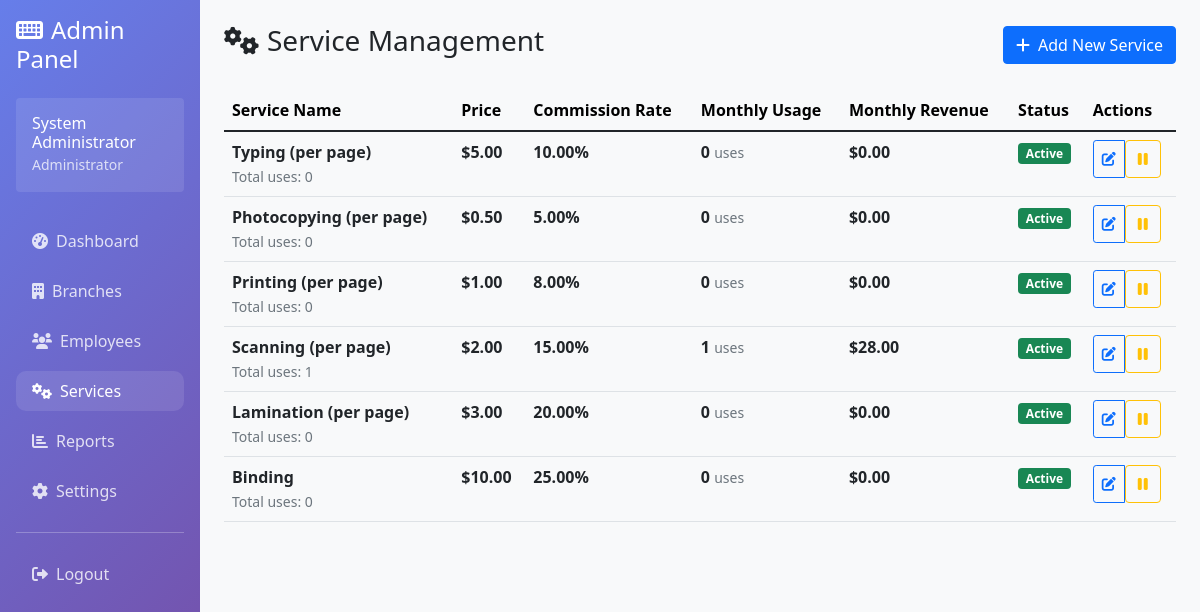
Page /admin/services.php (signed in) on the committed database.
### tables this page shows
CREATE TABLE services (
            id INTEGER PRIMARY KEY AUTOINCREMENT,
            service_name VARCHAR(100) NOT NULL,
            service_price DECIMAL(10,2) NOT NULL,
            commission_rate DECIMAL(5,2) DEFAULT 0.00,
            status TEXT DEFAULT 'active' CHECK (status IN ('active', 'inactive')),
            created_at DATETIME DEFAULT CURRENT_TIMESTAMP
        );

### config/database.php (called while the page is built, shortened)
<?php
class Database {
    private $connection;
    public function __construct() {
        $this->db_path = __DIR__ . '/../data/typing_center.db';
        $dir = dirname($this->db_path);
        $this->connection = new PDO("sqlite:" . $this->db_path);
        $this->connection->setAttribute(PDO::ATTR_ERRMODE, PDO::ERRMODE_EXCEPTION);
        $this->connection->exec("PRAGMA foreign_keys = ON");
        $this->createTables();
    }
    public function getConnection() {
        return $this->connection;
    }
    private function createTables() {
        $this->connection->exec($sql);
        $stmt = $this->connection->prepare("SELECT COUNT(*) FROM admin");
        $stmt->execute();
        $stmt = $this->connection->prepare("SELECT COUNT(*) FROM services");
        $stmt->execute();
        $stmt = $this->connection->prepare("SELECT COUNT(*) FROM settings");
        $stmt->execute();
    }
}
?>

### includes/auth.php (called while the page is built, shortened)
<?php
class Auth {
    public function getUserInfo() {
        return [
            'id' => $_SESSION['user_id'] ?? null,
            'type' => $_SESSION['user_type'] ?? null,
            'username' => $_SESSION['username'] ?? null,
            'full_name' => $_SESSION['full_name'] ?? null,
            'branch_id' => $_SESSION['branch_id'] ?? null,
            'branch_name' => $_SESSION['branch_name'] ?? null
        ];
    }
}
?>

### admin/services.php (the view, shortened to what this page needs)
<?php
require_once '../config/database.php';
require_once '../includes/auth.php';
$database = new Database();
$auth = new Auth($database);
$auth->requireRole(['admin']);
$user_info = $auth->getUserInfo();
$db = $database->getConnection();
$stmt = $db->query("SELECT s.*,
    (SELECT COUNT(*) FROM receipt_items ri WHERE ri.service_id = s.id) as total_usage,
    (SELECT COUNT(*) FROM receipt_items ri JOIN receipts r ON ri.receipt_id = r.id WHERE ri.service_id = s.id AND strftime('%Y-%m', r.created_at) = strftime('%Y-%m', 'now')) as monthly_usage,
    (SELECT COALESCE(SUM(ri.total_price), 0) FROM receipt_items ri JOIN receipts r ON ri.receipt_id = r.id WHERE ri.service_id = s.id AND strftime('%Y-%m', r.created_at) = strftime('%Y-%m', 'now')) as monthly_revenue
    FROM services s
    ORDER BY s.created_at DESC");
$services = $stmt->fetchAll(PDO::FETCH_ASSOC);
?>
<!DOCTYPE html>
<html lang="en">
<head>
    <link href="https://cdn.jsdelivr.net/npm/bootstrap@5.1.3/dist/css/bootstrap.min.css" rel="stylesheet">
    <link href="https://cdnjs.cloudflare.com/ajax/libs/font-awesome/6.0.0/css/all.min.css" rel="stylesheet">
</head>
<body>
    <div class="container-fluid">
        <div class="row">
            <div class="col-md-3 col-lg-2 sidebar p-3">
                <h4 class="mb-4"><i class="fas fa-keyboard me-2"></i>Admin Panel</h4>
                <div class="user-info bg-white bg-opacity-10 rounded p-3 mb-4">
                    <div>
                        <h6 class="mb-0"><?= htmlspecialchars($user_info['full_name']) ?></h6>
                        <small class="opacity-75">Administrator</small>
                    </div>
                </div>
                <nav class="nav flex-column">
                    <a class="nav-link" href="/admin/dashboard.php">
                        <i class="fas fa-tachometer-alt me-2"></i>Dashboard
                    </a>
                    <a class="nav-link" href="/admin/branches.php">
                        <i class="fas fa-building me-2"></i>Branches
                    </a>
                    <a class="nav-link" href="/admin/employees.php">
                        <i class="fas fa-users me-2"></i>Employees
                    </a>
                    <a class="nav-link active" href="/admin/services.php">
                        <i class="fas fa-cogs me-2"></i>Services
                    </a>
                    <a class="nav-link" href="/admin/reports.php">
                        <i class="fas fa-chart-bar me-2"></i>Reports
                    </a>
                    <a class="nav-link" href="/admin/settings.php">
                        <i class="fas fa-cog me-2"></i>Settings
                    </a>
                    <hr class="my-3">
                    <a class="nav-link" href="/logout.php">
                        <i class="fas fa-sign-out-alt me-2"></i>Logout
                    </a>
                </nav>
            </div>
            <div class="col-md-9 col-lg-10 p-4">
                <div class="d-flex justify-content-between align-items-center mb-4">
                    <h1 class="h3"><i class="fas fa-cogs me-2"></i>Service Management</h1>
                    <button class="btn btn-primary" data-bs-toggle="modal" data-bs-target="#addServiceModal">
                        <i class="fas fa-plus me-2"></i>Add New Service
                    </button>
                </div>
                <div class="table-responsive">
                    <table class="table table-hover">
                        <thead class="table-light">
                            <tr>
                                <th>Service Name</th>
                                <th>Price</th>
                                <th>Commission Rate</th>
                                <th>Monthly Usage</th>
                                <th>Monthly Revenue</th>
                                <th>Status</th>
                                <th>Actions</th>
                            </tr>
                        </thead>
                        <tbody>
                            <?php foreach ($services as $service): ?>
                                <tr>
                                    <td>
                                        <strong><?= htmlspecialchars($service['service_name']) ?></strong><br>
                                        <small class="text-muted">Total uses: <?= $service['total_usage'] ?></small>
                                    </td>
                                    <td>
                                        <strong>$<?= number_format($service['service_price'], 2) ?></strong>
                                    </td>
                                    <td>
                                        <strong><?= number_format($service['commission_rate'], 2) ?>%</strong>
                                    </td>
                                    <td>
                                        <strong><?= $service['monthly_usage'] ?></strong> <small class="text-muted">uses</small>
                                    </td>
                                    <td>
                                        <strong>$<?= number_format($service['monthly_revenue'], 2) ?></strong>
                                    </td>
                                    <td>
                                        <span class="badge bg-<?= $service['status'] === 'active' ? 'success' : 'secondary' ?>">
                                            <?= ucfirst($service['status']) ?>
                                        </span>
                                    </td>
                                    <td>
                                        <div class="btn-group btn-group-sm">
                                            <button class="btn btn-outline-primary" onclick="editService(<?= htmlspecialchars(json_encode($service)) ?>)" data-bs-toggle="modal" data-bs-target="#editServiceModal">
                                                <i class="fas fa-edit"></i>
                                            </button>
                                            <form method="POST" class="d-inline">
                                                <button type="submit" class="btn btn-outline-<?= $service['status'] === 'active' ? 'warning' : 'success' ?>"
                                                        onclick="return confirm('Are you sure you want to <?= $service['status'] === 'active' ? 'deactivate' : 'activate' ?> this service?')">
                                                    <i class="fas fa-<?= $service['status'] === 'active' ? 'pause' : 'play' ?>"></i>
                                                </button>
                                            </form>
                                        </div>
                                    </td>
                                </tr>
                            <?php endforeach; ?>
                        </tbody>
                    </table>
                </div>
            </div>
        </div>
    </div>
</body>
</html>

### admin/services.php (style rules this page uses)
body { background-color: #f8f9fa; }
.sidebar { background: linear-gradient(135deg, #667eea 0%, #764ba2 100%); min-height: 100vh; color: white; }
.sidebar .nav-link { color: rgba(255, 255, 255, 0.8); border-radius: 10px; margin: 5px 0; transition: all 0.3s; }
.sidebar .nav-link:hover, .sidebar .nav-link.active { color: white; background-color: rgba(255, 255, 255, 0.1); }

### rows in the picture
services: service_name "Typing (per page)", total_usage "0", service_price "5.00", commission_rate "10.00", monthly_usage "0", monthly_revenue "0.00", status "Active"
services: service_name "Photocopying (per page)", total_usage "0", service_price "0.50", commission_rate "5.00", monthly_usage "0", monthly_revenue "0.00", status "Active"
services: service_name "Printing (per page)", total_usage "0", service_price "1.00", commission_rate "8.00", monthly_usage "0", monthly_revenue "0.00", status "Active"
services: service_name "Scanning (per page)", total_usage "1", service_price "2.00", commission_rate "15.00", monthly_usage "1", monthly_revenue "28.00", status "Active"
services: service_name "Lamination (per page)", total_usage "0", service_price "3.00", commission_rate "20.00", monthly_usage "0", monthly_revenue "0.00", status "Active"
services: service_name "Binding", total_usage "0", service_price "10.00", commission_rate "25.00", monthly_usage "0", monthly_revenue "0.00", status "Active"

### other values in the picture
$user_info['full_name'] "System Administrator"
